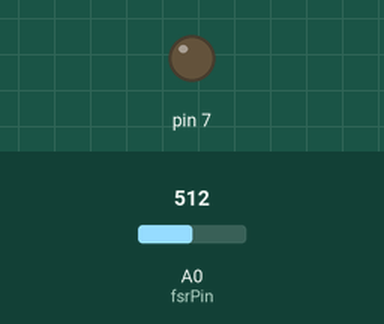
A sketch run on a simulated Arduino Uno, built with avr-gcc and run on an emulated ATmega328P. Parts: output pins drawn as LEDs (lit = HIGH). Dashed ring = blinking. The inputs (shaded band) are chosen by the test bench; at power-on: A0 (fsrPin) = 512. What the sketch prints to the serial monitor is not drawn.

Above: at 1.8 s.
1.9 s: A0 (fsrPin) set to 788
3.4 s: A0 (fsrPin) set to 819
At 4.7 s:
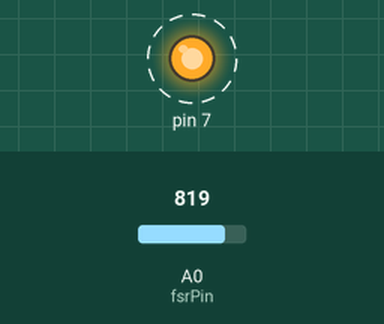
7.5 s: A0 (fsrPin) set to 790
At 8.1 s:
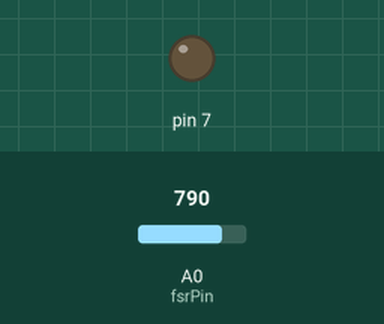
Timing chart, 0 to 10.5 s (numbered marks = the images above; inputs shaded):
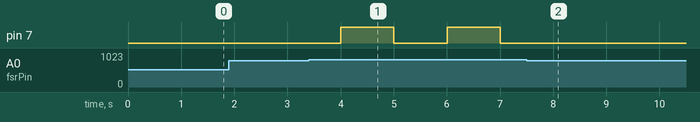

Measured:
- the behaviour switches between 800 and 801 on A0 (fsrPin) (found by bisection; images 0 and 1)
- after the input at 1.9 s, every drawn part: stays the same
- after the input at 3.4 s, pin 7: alternates HIGH for 1.0 s and LOW for 1.0 s, starting after 0.60 s
- after the input at 7.5 s, pin 7: stops changing and stays LOW

The sketch:

Middle_Force_Sensor_test_WIthout_Buzzer.ino
```cpp
int fsrPin = 0;     // the FSR and 10K pulldown are connected to a0
int fsrReading;     // the analog reading from the FSR resistor divider

void setup(void) {
  Serial.begin(9600);
  pinMode(7, OUTPUT);
}

void loop(void) {
  fsrReading = analogRead(fsrPin);

  Serial.print("Analog reading = ");
  Serial.print(fsrReading);     // print the raw analog reading

  if (fsrReading > 800) {
    Serial.println(" - Overweight");
    digitalWrite(7,HIGH);
    delay(1000);
    digitalWrite(7,LOW);

  }
  delay(1000);
}
```
